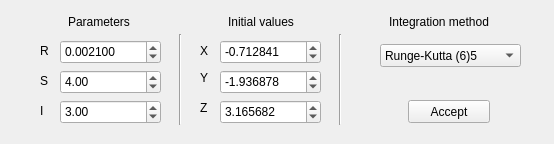
<?xml version="1.0" encoding="UTF-8"?>
<ui version="4.0">
 <class>NM_GUI_Hindmarsh_Rose_1986</class>
 <widget class="QWidget" name="NM_GUI_Hindmarsh_Rose_1986">
  <property name="windowModality">
   <enum>Qt::ApplicationModal</enum>
  </property>
  <property name="geometry">
   <rect>
    <x>0</x>
    <y>0</y>
    <width>554</width>
    <height>144</height>
   </rect>
  </property>
  <property name="windowTitle">
   <string>Hindmarsh-Rose (1986) neuron model</string>
  </property>
  <widget class="QLabel" name="label_9">
   <property name="geometry">
    <rect>
     <x>40</x>
     <y>40</y>
     <width>21</width>
     <height>21</height>
    </rect>
   </property>
   <property name="text">
    <string>R</string>
   </property>
  </widget>
  <widget class="QDoubleSpinBox" name="doubleI">
   <property name="geometry">
    <rect>
     <x>60</x>
     <y>100</y>
     <width>101</width>
     <height>24</height>
    </rect>
   </property>
   <property name="decimals">
    <number>2</number>
   </property>
   <property name="minimum">
    <double>-99.989999999999995</double>
   </property>
   <property name="singleStep">
    <double>0.100000000000000</double>
   </property>
   <property name="value">
    <double>3.000000000000000</double>
   </property>
  </widget>
  <widget class="QDoubleSpinBox" name="doubleY">
   <property name="geometry">
    <rect>
     <x>220</x>
     <y>70</y>
     <width>101</width>
     <height>24</height>
    </rect>
   </property>
   <property name="decimals">
    <number>6</number>
   </property>
   <property name="minimum">
    <double>-99.989999999999995</double>
   </property>
   <property name="singleStep">
    <double>0.100000000000000</double>
   </property>
   <property name="value">
    <double>-1.936878000000000</double>
   </property>
  </widget>
  <widget class="QLabel" name="label_18">
   <property name="geometry">
    <rect>
     <x>40</x>
     <y>70</y>
     <width>21</width>
     <height>21</height>
    </rect>
   </property>
   <property name="text">
    <string>S</string>
   </property>
  </widget>
  <widget class="QLabel" name="label_17">
   <property name="geometry">
    <rect>
     <x>200</x>
     <y>70</y>
     <width>31</width>
     <height>16</height>
    </rect>
   </property>
   <property name="text">
    <string>Y</string>
   </property>
  </widget>
  <widget class="QDoubleSpinBox" name="doubleS">
   <property name="geometry">
    <rect>
     <x>60</x>
     <y>70</y>
     <width>101</width>
     <height>24</height>
    </rect>
   </property>
   <property name="decimals">
    <number>2</number>
   </property>
   <property name="minimum">
    <double>-99.989999999999995</double>
   </property>
   <property name="singleStep">
    <double>0.100000000000000</double>
   </property>
   <property name="value">
    <double>4.000000000000000</double>
   </property>
  </widget>
  <widget class="QLabel" name="label_20">
   <property name="geometry">
    <rect>
     <x>200</x>
     <y>40</y>
     <width>31</width>
     <height>21</height>
    </rect>
   </property>
   <property name="text">
    <string>X</string>
   </property>
  </widget>
  <widget class="QDoubleSpinBox" name="doubleX">
   <property name="geometry">
    <rect>
     <x>220</x>
     <y>40</y>
     <width>101</width>
     <height>24</height>
    </rect>
   </property>
   <property name="decimals">
    <number>6</number>
   </property>
   <property name="minimum">
    <double>-99.989999999999995</double>
   </property>
   <property name="singleStep">
    <double>0.100000000000000</double>
   </property>
   <property name="value">
    <double>-0.712841000000000</double>
   </property>
  </widget>
  <widget class="QLabel" name="label_21">
   <property name="geometry">
    <rect>
     <x>200</x>
     <y>100</y>
     <width>31</width>
     <height>16</height>
    </rect>
   </property>
   <property name="text">
    <string>Z</string>
   </property>
  </widget>
  <widget class="QLabel" name="label_19">
   <property name="geometry">
    <rect>
     <x>40</x>
     <y>100</y>
     <width>21</width>
     <height>21</height>
    </rect>
   </property>
   <property name="text">
    <string>I</string>
   </property>
  </widget>
  <widget class="QDoubleSpinBox" name="doubleZ">
   <property name="geometry">
    <rect>
     <x>220</x>
     <y>100</y>
     <width>101</width>
     <height>24</height>
    </rect>
   </property>
   <property name="decimals">
    <number>6</number>
   </property>
   <property name="minimum">
    <double>-99.989999999999995</double>
   </property>
   <property name="singleStep">
    <double>0.100000000000000</double>
   </property>
   <property name="value">
    <double>3.165682000000000</double>
   </property>
  </widget>
  <widget class="QDoubleSpinBox" name="doubleR">
   <property name="geometry">
    <rect>
     <x>60</x>
     <y>40</y>
     <width>101</width>
     <height>24</height>
    </rect>
   </property>
   <property name="decimals">
    <number>6</number>
   </property>
   <property name="minimum">
    <double>-99.989999999999995</double>
   </property>
   <property name="singleStep">
    <double>0.000100000000000</double>
   </property>
   <property name="value">
    <double>0.002100000000000</double>
   </property>
  </widget>
  <widget class="QLabel" name="label">
   <property name="geometry">
    <rect>
     <x>68</x>
     <y>14</y>
     <width>91</width>
     <height>16</height>
    </rect>
   </property>
   <property name="text">
    <string>Parameters</string>
   </property>
  </widget>
  <widget class="QLabel" name="label_2">
   <property name="geometry">
    <rect>
     <x>228</x>
     <y>14</y>
     <width>101</width>
     <height>16</height>
    </rect>
   </property>
   <property name="text">
    <string>Initial values</string>
   </property>
  </widget>
  <widget class="Line" name="line">
   <property name="geometry">
    <rect>
     <x>170</x>
     <y>34</y>
     <width>20</width>
     <height>91</height>
    </rect>
   </property>
   <property name="orientation">
    <enum>Qt::Vertical</enum>
   </property>
  </widget>
  <widget class="Line" name="line_2">
   <property name="geometry">
    <rect>
     <x>330</x>
     <y>34</y>
     <width>20</width>
     <height>91</height>
    </rect>
   </property>
   <property name="orientation">
    <enum>Qt::Vertical</enum>
   </property>
  </widget>
  <widget class="QComboBox" name="comboBoxIntegration">
   <property name="geometry">
    <rect>
     <x>380</x>
     <y>44</y>
     <width>141</width>
     <height>23</height>
    </rect>
   </property>
   <property name="currentIndex">
    <number>3</number>
   </property>
   <item>
    <property name="text">
     <string>Euler</string>
    </property>
   </item>
   <item>
    <property name="text">
     <string>Heun</string>
    </property>
   </item>
   <item>
    <property name="text">
     <string>Runge-Kutta 4</string>
    </property>
   </item>
   <item>
    <property name="text">
     <string>Runge-Kutta (6)5</string>
    </property>
   </item>
  </widget>
  <widget class="QPushButton" name="pushButton_accept">
   <property name="geometry">
    <rect>
     <x>408</x>
     <y>100</y>
     <width>82</width>
     <height>23</height>
    </rect>
   </property>
   <property name="text">
    <string>Accept</string>
   </property>
  </widget>
  <widget class="QLabel" name="label_3">
   <property name="geometry">
    <rect>
     <x>389</x>
     <y>14</y>
     <width>141</width>
     <height>16</height>
    </rect>
   </property>
   <property name="text">
    <string>Integration method</string>
   </property>
  </widget>
 </widget>
 <resources/>
 <connections/>
</ui>
